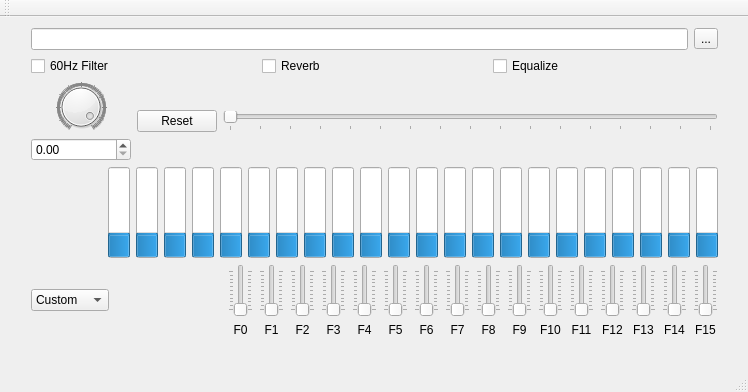
<?xml version="1.0" encoding="UTF-8"?>
<ui version="4.0">
 <class>MainWindow</class>
 <widget class="QMainWindow" name="MainWindow">
  <property name="geometry">
   <rect>
    <x>0</x>
    <y>0</y>
    <width>748</width>
    <height>392</height>
   </rect>
  </property>
  <property name="sizePolicy">
   <sizepolicy hsizetype="MinimumExpanding" vsizetype="MinimumExpanding">
    <horstretch>0</horstretch>
    <verstretch>0</verstretch>
   </sizepolicy>
  </property>
  <property name="windowTitle">
   <string>MainWindow</string>
  </property>
  <widget class="QWidget" name="centralWidget">
   <widget class="QWidget" name="verticalLayoutWidget">
    <property name="geometry">
     <rect>
      <x>20</x>
      <y>0</y>
      <width>709</width>
      <height>331</height>
     </rect>
    </property>
    <layout class="QVBoxLayout" name="verticalLayout" stretch="1,1,1,1,0">
     <property name="sizeConstraint">
      <enum>QLayout::SetDefaultConstraint</enum>
     </property>
     <item>
      <layout class="QHBoxLayout" name="horizontalLayout_2">
       <item>
        <widget class="QLineEdit" name="fileEdit"/>
       </item>
       <item>
        <widget class="QToolButton" name="fileButton">
         <property name="text">
          <string>...</string>
         </property>
        </widget>
       </item>
      </layout>
     </item>
     <item>
      <layout class="QHBoxLayout" name="horizontalLayout">
       <property name="sizeConstraint">
        <enum>QLayout::SetMinimumSize</enum>
       </property>
       <item>
        <widget class="QCheckBox" name="filter60">
         <property name="text">
          <string>60Hz Filter</string>
         </property>
        </widget>
       </item>
       <item>
        <widget class="QCheckBox" name="reverb">
         <property name="text">
          <string>Reverb</string>
         </property>
        </widget>
       </item>
       <item>
        <widget class="QCheckBox" name="equalizer">
         <property name="text">
          <string>Equalize</string>
         </property>
        </widget>
       </item>
      </layout>
     </item>
     <item>
      <layout class="QHBoxLayout" name="reverbLayout">
       <item>
        <layout class="QVBoxLayout" name="alphaLayout">
         <item>
          <widget class="QDial" name="dialAlpha">
           <property name="maximum">
            <number>1000</number>
           </property>
           <property name="pageStep">
            <number>100</number>
           </property>
           <property name="sliderPosition">
            <number>950</number>
           </property>
           <property name="notchesVisible">
            <bool>true</bool>
           </property>
          </widget>
         </item>
         <item>
          <widget class="QDoubleSpinBox" name="alphaSpinBox">
           <property name="maximum">
            <double>1.000000000000000</double>
           </property>
           <property name="singleStep">
            <double>0.010000000000000</double>
           </property>
          </widget>
         </item>
        </layout>
       </item>
       <item>
        <widget class="QPushButton" name="resetButton">
         <property name="text">
          <string>Reset</string>
         </property>
        </widget>
       </item>
       <item>
        <widget class="QSlider" name="delaySlider">
         <property name="maximum">
          <number>4000</number>
         </property>
         <property name="pageStep">
          <number>250</number>
         </property>
         <property name="orientation">
          <enum>Qt::Horizontal</enum>
         </property>
         <property name="invertedAppearance">
          <bool>false</bool>
         </property>
         <property name="tickPosition">
          <enum>QSlider::TicksBelow</enum>
         </property>
        </widget>
       </item>
      </layout>
     </item>
     <item>
      <layout class="QHBoxLayout" name="barsLayout">
       <item>
        <spacer name="horizontalSpacer_3">
         <property name="orientation">
          <enum>Qt::Horizontal</enum>
         </property>
         <property name="sizeHint" stdset="0">
          <size>
           <width>40</width>
           <height>20</height>
          </size>
         </property>
        </spacer>
       </item>
       <item>
        <widget class="QProgressBar" name="bar01">
         <property name="value">
          <number>24</number>
         </property>
         <property name="textVisible">
          <bool>false</bool>
         </property>
         <property name="orientation">
          <enum>Qt::Vertical</enum>
         </property>
         <property name="invertedAppearance">
          <bool>false</bool>
         </property>
        </widget>
       </item>
       <item>
        <widget class="QProgressBar" name="bar02">
         <property name="value">
          <number>24</number>
         </property>
         <property name="textVisible">
          <bool>false</bool>
         </property>
         <property name="orientation">
          <enum>Qt::Vertical</enum>
         </property>
         <property name="invertedAppearance">
          <bool>false</bool>
         </property>
        </widget>
       </item>
       <item>
        <widget class="QProgressBar" name="bar03">
         <property name="value">
          <number>24</number>
         </property>
         <property name="textVisible">
          <bool>false</bool>
         </property>
         <property name="orientation">
          <enum>Qt::Vertical</enum>
         </property>
         <property name="invertedAppearance">
          <bool>false</bool>
         </property>
        </widget>
       </item>
       <item>
        <widget class="QProgressBar" name="bar04">
         <property name="value">
          <number>24</number>
         </property>
         <property name="textVisible">
          <bool>false</bool>
         </property>
         <property name="orientation">
          <enum>Qt::Vertical</enum>
         </property>
         <property name="invertedAppearance">
          <bool>false</bool>
         </property>
        </widget>
       </item>
       <item>
        <widget class="QProgressBar" name="bar05">
         <property name="value">
          <number>24</number>
         </property>
         <property name="textVisible">
          <bool>false</bool>
         </property>
         <property name="orientation">
          <enum>Qt::Vertical</enum>
         </property>
         <property name="invertedAppearance">
          <bool>false</bool>
         </property>
        </widget>
       </item>
       <item>
        <widget class="QProgressBar" name="bar06">
         <property name="value">
          <number>24</number>
         </property>
         <property name="textVisible">
          <bool>false</bool>
         </property>
         <property name="orientation">
          <enum>Qt::Vertical</enum>
         </property>
         <property name="invertedAppearance">
          <bool>false</bool>
         </property>
        </widget>
       </item>
       <item>
        <widget class="QProgressBar" name="bar07">
         <property name="value">
          <number>24</number>
         </property>
         <property name="textVisible">
          <bool>false</bool>
         </property>
         <property name="orientation">
          <enum>Qt::Vertical</enum>
         </property>
         <property name="invertedAppearance">
          <bool>false</bool>
         </property>
        </widget>
       </item>
       <item>
        <widget class="QProgressBar" name="bar08">
         <property name="value">
          <number>24</number>
         </property>
         <property name="textVisible">
          <bool>false</bool>
         </property>
         <property name="orientation">
          <enum>Qt::Vertical</enum>
         </property>
         <property name="invertedAppearance">
          <bool>false</bool>
         </property>
        </widget>
       </item>
       <item>
        <widget class="QProgressBar" name="bar09">
         <property name="value">
          <number>24</number>
         </property>
         <property name="textVisible">
          <bool>false</bool>
         </property>
         <property name="orientation">
          <enum>Qt::Vertical</enum>
         </property>
         <property name="invertedAppearance">
          <bool>false</bool>
         </property>
        </widget>
       </item>
       <item>
        <widget class="QProgressBar" name="bar10">
         <property name="value">
          <number>24</number>
         </property>
         <property name="textVisible">
          <bool>false</bool>
         </property>
         <property name="orientation">
          <enum>Qt::Vertical</enum>
         </property>
         <property name="invertedAppearance">
          <bool>false</bool>
         </property>
        </widget>
       </item>
       <item>
        <widget class="QProgressBar" name="bar11">
         <property name="value">
          <number>24</number>
         </property>
         <property name="textVisible">
          <bool>false</bool>
         </property>
         <property name="orientation">
          <enum>Qt::Vertical</enum>
         </property>
         <property name="invertedAppearance">
          <bool>false</bool>
         </property>
        </widget>
       </item>
       <item>
        <widget class="QProgressBar" name="bar12">
         <property name="value">
          <number>24</number>
         </property>
         <property name="textVisible">
          <bool>false</bool>
         </property>
         <property name="orientation">
          <enum>Qt::Vertical</enum>
         </property>
         <property name="invertedAppearance">
          <bool>false</bool>
         </property>
        </widget>
       </item>
       <item>
        <widget class="QProgressBar" name="bar13">
         <property name="value">
          <number>24</number>
         </property>
         <property name="textVisible">
          <bool>false</bool>
         </property>
         <property name="orientation">
          <enum>Qt::Vertical</enum>
         </property>
         <property name="invertedAppearance">
          <bool>false</bool>
         </property>
        </widget>
       </item>
       <item>
        <widget class="QProgressBar" name="bar14">
         <property name="value">
          <number>24</number>
         </property>
         <property name="textVisible">
          <bool>false</bool>
         </property>
         <property name="orientation">
          <enum>Qt::Vertical</enum>
         </property>
         <property name="invertedAppearance">
          <bool>false</bool>
         </property>
        </widget>
       </item>
       <item>
        <widget class="QProgressBar" name="bar15">
         <property name="value">
          <number>24</number>
         </property>
         <property name="textVisible">
          <bool>false</bool>
         </property>
         <property name="orientation">
          <enum>Qt::Vertical</enum>
         </property>
         <property name="invertedAppearance">
          <bool>false</bool>
         </property>
        </widget>
       </item>
       <item>
        <widget class="QProgressBar" name="bar16">
         <property name="value">
          <number>24</number>
         </property>
         <property name="textVisible">
          <bool>false</bool>
         </property>
         <property name="orientation">
          <enum>Qt::Vertical</enum>
         </property>
         <property name="invertedAppearance">
          <bool>false</bool>
         </property>
        </widget>
       </item>
       <item>
        <widget class="QProgressBar" name="bar17">
         <property name="value">
          <number>24</number>
         </property>
         <property name="textVisible">
          <bool>false</bool>
         </property>
         <property name="orientation">
          <enum>Qt::Vertical</enum>
         </property>
         <property name="invertedAppearance">
          <bool>false</bool>
         </property>
        </widget>
       </item>
       <item>
        <widget class="QProgressBar" name="bar18">
         <property name="value">
          <number>24</number>
         </property>
         <property name="textVisible">
          <bool>false</bool>
         </property>
         <property name="orientation">
          <enum>Qt::Vertical</enum>
         </property>
         <property name="invertedAppearance">
          <bool>false</bool>
         </property>
        </widget>
       </item>
       <item>
        <widget class="QProgressBar" name="bar19">
         <property name="value">
          <number>24</number>
         </property>
         <property name="textVisible">
          <bool>false</bool>
         </property>
         <property name="orientation">
          <enum>Qt::Vertical</enum>
         </property>
         <property name="invertedAppearance">
          <bool>false</bool>
         </property>
        </widget>
       </item>
       <item>
        <widget class="QProgressBar" name="bar20">
         <property name="value">
          <number>24</number>
         </property>
         <property name="textVisible">
          <bool>false</bool>
         </property>
         <property name="orientation">
          <enum>Qt::Vertical</enum>
         </property>
         <property name="invertedAppearance">
          <bool>false</bool>
         </property>
        </widget>
       </item>
       <item>
        <widget class="QProgressBar" name="bar21">
         <property name="value">
          <number>24</number>
         </property>
         <property name="textVisible">
          <bool>false</bool>
         </property>
         <property name="orientation">
          <enum>Qt::Vertical</enum>
         </property>
         <property name="invertedAppearance">
          <bool>false</bool>
         </property>
        </widget>
       </item>
       <item>
        <widget class="QProgressBar" name="bar22">
         <property name="value">
          <number>24</number>
         </property>
         <property name="textVisible">
          <bool>false</bool>
         </property>
         <property name="orientation">
          <enum>Qt::Vertical</enum>
         </property>
         <property name="invertedAppearance">
          <bool>false</bool>
         </property>
        </widget>
       </item>
      </layout>
     </item>
     <item>
      <layout class="QHBoxLayout" name="equalizeLayout">
       <item>
        <widget class="QComboBox" name="presetsBox">
         <item>
          <property name="text">
           <string>Custom</string>
          </property>
         </item>
         <item>
          <property name="text">
           <string>Flat</string>
          </property>
         </item>
         <item>
          <property name="text">
           <string>Bass</string>
          </property>
         </item>
         <item>
          <property name="text">
           <string>Trebbles</string>
          </property>
         </item>
         <item>
          <property name="text">
           <string>Middles</string>
          </property>
         </item>
        </widget>
       </item>
       <item>
        <spacer name="horizontalSpacer_2">
         <property name="orientation">
          <enum>Qt::Horizontal</enum>
         </property>
         <property name="sizeHint" stdset="0">
          <size>
           <width>40</width>
           <height>20</height>
          </size>
         </property>
        </spacer>
       </item>
       <item>
        <layout class="QVBoxLayout" name="freq01">
         <property name="sizeConstraint">
          <enum>QLayout::SetDefaultConstraint</enum>
         </property>
         <item>
          <widget class="QSlider" name="freq01Slider">
           <property name="maximum">
            <number>100</number>
           </property>
           <property name="pageStep">
            <number>10</number>
           </property>
           <property name="orientation">
            <enum>Qt::Vertical</enum>
           </property>
           <property name="tickPosition">
            <enum>QSlider::TicksBothSides</enum>
           </property>
          </widget>
         </item>
         <item>
          <widget class="QLabel" name="freq01Label">
           <property name="sizePolicy">
            <sizepolicy hsizetype="Preferred" vsizetype="Preferred">
             <horstretch>0</horstretch>
             <verstretch>0</verstretch>
            </sizepolicy>
           </property>
           <property name="text">
            <string>F0</string>
           </property>
           <property name="alignment">
            <set>Qt::AlignCenter</set>
           </property>
          </widget>
         </item>
        </layout>
       </item>
       <item>
        <layout class="QVBoxLayout" name="freq02">
         <item>
          <widget class="QSlider" name="freq02Slider">
           <property name="maximum">
            <number>100</number>
           </property>
           <property name="orientation">
            <enum>Qt::Vertical</enum>
           </property>
           <property name="tickPosition">
            <enum>QSlider::TicksBothSides</enum>
           </property>
          </widget>
         </item>
         <item>
          <widget class="QLabel" name="freq02Label">
           <property name="text">
            <string>F1</string>
           </property>
           <property name="alignment">
            <set>Qt::AlignCenter</set>
           </property>
          </widget>
         </item>
        </layout>
       </item>
       <item>
        <layout class="QVBoxLayout" name="freq03">
         <item>
          <widget class="QSlider" name="freq03Slider">
           <property name="maximum">
            <number>100</number>
           </property>
           <property name="orientation">
            <enum>Qt::Vertical</enum>
           </property>
           <property name="tickPosition">
            <enum>QSlider::TicksBothSides</enum>
           </property>
          </widget>
         </item>
         <item>
          <widget class="QLabel" name="freq03Label">
           <property name="text">
            <string>F2</string>
           </property>
           <property name="alignment">
            <set>Qt::AlignCenter</set>
           </property>
          </widget>
         </item>
        </layout>
       </item>
       <item>
        <layout class="QVBoxLayout" name="freq04">
         <item>
          <widget class="QSlider" name="freq04Slider">
           <property name="maximum">
            <number>100</number>
           </property>
           <property name="orientation">
            <enum>Qt::Vertical</enum>
           </property>
           <property name="tickPosition">
            <enum>QSlider::TicksBothSides</enum>
           </property>
          </widget>
         </item>
         <item>
          <widget class="QLabel" name="freq04Label">
           <property name="text">
            <string>F3</string>
           </property>
           <property name="alignment">
            <set>Qt::AlignCenter</set>
           </property>
          </widget>
         </item>
        </layout>
       </item>
       <item>
        <layout class="QVBoxLayout" name="freq05">
         <item>
          <widget class="QSlider" name="freq05Slider">
           <property name="maximum">
            <number>100</number>
           </property>
           <property name="orientation">
            <enum>Qt::Vertical</enum>
           </property>
           <property name="tickPosition">
            <enum>QSlider::TicksBothSides</enum>
           </property>
          </widget>
         </item>
         <item>
          <widget class="QLabel" name="freq05Label">
           <property name="text">
            <string>F4</string>
           </property>
           <property name="alignment">
            <set>Qt::AlignCenter</set>
           </property>
          </widget>
         </item>
        </layout>
       </item>
       <item>
        <layout class="QVBoxLayout" name="freq06">
         <item>
          <widget class="QSlider" name="freq06Slider">
           <property name="maximum">
            <number>100</number>
           </property>
           <property name="orientation">
            <enum>Qt::Vertical</enum>
           </property>
           <property name="tickPosition">
            <enum>QSlider::TicksBothSides</enum>
           </property>
          </widget>
         </item>
         <item>
          <widget class="QLabel" name="freq06Label">
           <property name="text">
            <string>F5</string>
           </property>
           <property name="alignment">
            <set>Qt::AlignCenter</set>
           </property>
          </widget>
         </item>
        </layout>
       </item>
       <item>
        <layout class="QVBoxLayout" name="freq07">
         <item>
          <widget class="QSlider" name="freq07Slider">
           <property name="maximum">
            <number>100</number>
           </property>
           <property name="orientation">
            <enum>Qt::Vertical</enum>
           </property>
           <property name="tickPosition">
            <enum>QSlider::TicksBothSides</enum>
           </property>
          </widget>
         </item>
         <item>
          <widget class="QLabel" name="freq07Label">
           <property name="text">
            <string>F6</string>
           </property>
           <property name="alignment">
            <set>Qt::AlignCenter</set>
           </property>
          </widget>
         </item>
        </layout>
       </item>
       <item>
        <layout class="QVBoxLayout" name="freq08">
         <item>
          <widget class="QSlider" name="freq08Slider">
           <property name="maximum">
            <number>100</number>
           </property>
           <property name="orientation">
            <enum>Qt::Vertical</enum>
           </property>
           <property name="tickPosition">
            <enum>QSlider::TicksBothSides</enum>
           </property>
          </widget>
         </item>
         <item>
          <widget class="QLabel" name="freq08Label">
           <property name="text">
            <string>F7</string>
           </property>
           <property name="alignment">
            <set>Qt::AlignCenter</set>
           </property>
          </widget>
         </item>
        </layout>
       </item>
       <item>
        <layout class="QVBoxLayout" name="freq09">
         <item>
          <widget class="QSlider" name="freq09Slider">
           <property name="maximum">
            <number>100</number>
           </property>
           <property name="orientation">
            <enum>Qt::Vertical</enum>
           </property>
           <property name="tickPosition">
            <enum>QSlider::TicksBothSides</enum>
           </property>
          </widget>
         </item>
         <item>
          <widget class="QLabel" name="freq09Label">
           <property name="text">
            <string>F8</string>
           </property>
           <property name="alignment">
            <set>Qt::AlignCenter</set>
           </property>
          </widget>
         </item>
        </layout>
       </item>
       <item>
        <layout class="QVBoxLayout" name="freq10">
         <item>
          <widget class="QSlider" name="freq10Slider">
           <property name="maximum">
            <number>100</number>
           </property>
           <property name="orientation">
            <enum>Qt::Vertical</enum>
           </property>
           <property name="tickPosition">
            <enum>QSlider::TicksBothSides</enum>
           </property>
          </widget>
         </item>
         <item>
          <widget class="QLabel" name="freq10Label">
           <property name="text">
            <string>F9</string>
           </property>
           <property name="alignment">
            <set>Qt::AlignCenter</set>
           </property>
          </widget>
         </item>
        </layout>
       </item>
       <item>
        <layout class="QVBoxLayout" name="freq11">
         <item>
          <widget class="QSlider" name="freq11Slider">
           <property name="maximum">
            <number>100</number>
           </property>
           <property name="orientation">
            <enum>Qt::Vertical</enum>
           </property>
           <property name="tickPosition">
            <enum>QSlider::TicksBothSides</enum>
           </property>
          </widget>
         </item>
         <item>
          <widget class="QLabel" name="freq11Label">
           <property name="text">
            <string>F10</string>
           </property>
           <property name="alignment">
            <set>Qt::AlignCenter</set>
           </property>
          </widget>
         </item>
        </layout>
       </item>
       <item>
        <layout class="QVBoxLayout" name="freq12">
         <item>
          <widget class="QSlider" name="freq12Slider">
           <property name="maximum">
            <number>100</number>
           </property>
           <property name="orientation">
            <enum>Qt::Vertical</enum>
           </property>
           <property name="tickPosition">
            <enum>QSlider::TicksBothSides</enum>
           </property>
          </widget>
         </item>
         <item>
          <widget class="QLabel" name="freq12Label">
           <property name="text">
            <string>F11</string>
           </property>
           <property name="alignment">
            <set>Qt::AlignCenter</set>
           </property>
          </widget>
         </item>
        </layout>
       </item>
       <item>
        <layout class="QVBoxLayout" name="freq13">
         <item>
          <widget class="QSlider" name="freq13Slider">
           <property name="maximum">
            <number>100</number>
           </property>
           <property name="orientation">
            <enum>Qt::Vertical</enum>
           </property>
           <property name="tickPosition">
            <enum>QSlider::TicksBothSides</enum>
           </property>
          </widget>
         </item>
         <item>
          <widget class="QLabel" name="freq13Label">
           <property name="text">
            <string>F12</string>
           </property>
           <property name="alignment">
            <set>Qt::AlignCenter</set>
           </property>
          </widget>
         </item>
        </layout>
       </item>
       <item>
        <layout class="QVBoxLayout" name="freq14">
         <item>
          <widget class="QSlider" name="freq14Slider">
           <property name="maximum">
            <number>100</number>
           </property>
           <property name="orientation">
            <enum>Qt::Vertical</enum>
           </property>
           <property name="tickPosition">
            <enum>QSlider::TicksBothSides</enum>
           </property>
          </widget>
         </item>
         <item>
          <widget class="QLabel" name="freq14Label">
           <property name="text">
            <string>F13</string>
           </property>
           <property name="alignment">
            <set>Qt::AlignCenter</set>
           </property>
          </widget>
         </item>
        </layout>
       </item>
       <item>
        <layout class="QVBoxLayout" name="freq15">
         <item>
          <widget class="QSlider" name="freq15Slider">
           <property name="maximum">
            <number>100</number>
           </property>
           <property name="orientation">
            <enum>Qt::Vertical</enum>
           </property>
           <property name="tickPosition">
            <enum>QSlider::TicksBothSides</enum>
           </property>
          </widget>
         </item>
         <item>
          <widget class="QLabel" name="freq15Label">
           <property name="text">
            <string>F14</string>
           </property>
           <property name="alignment">
            <set>Qt::AlignCenter</set>
           </property>
          </widget>
         </item>
        </layout>
       </item>
       <item>
        <layout class="QVBoxLayout" name="freq16">
         <item>
          <widget class="QSlider" name="freq16Slider">
           <property name="maximum">
            <number>100</number>
           </property>
           <property name="orientation">
            <enum>Qt::Vertical</enum>
           </property>
           <property name="tickPosition">
            <enum>QSlider::TicksBothSides</enum>
           </property>
          </widget>
         </item>
         <item>
          <widget class="QLabel" name="freq16Label">
           <property name="text">
            <string>F15</string>
           </property>
           <property name="alignment">
            <set>Qt::AlignCenter</set>
           </property>
          </widget>
         </item>
        </layout>
       </item>
      </layout>
     </item>
    </layout>
   </widget>
  </widget>
  <widget class="QMenuBar" name="menuBar">
   <property name="enabled">
    <bool>true</bool>
   </property>
   <property name="geometry">
    <rect>
     <x>0</x>
     <y>0</y>
     <width>748</width>
     <height>20</height>
    </rect>
   </property>
  </widget>
  <widget class="QToolBar" name="mainToolBar">
   <attribute name="toolBarArea">
    <enum>TopToolBarArea</enum>
   </attribute>
   <attribute name="toolBarBreak">
    <bool>false</bool>
   </attribute>
  </widget>
  <widget class="QStatusBar" name="statusBar"/>
 </widget>
 <layoutdefault spacing="6" margin="11"/>
 <resources/>
 <connections/>
</ui>
